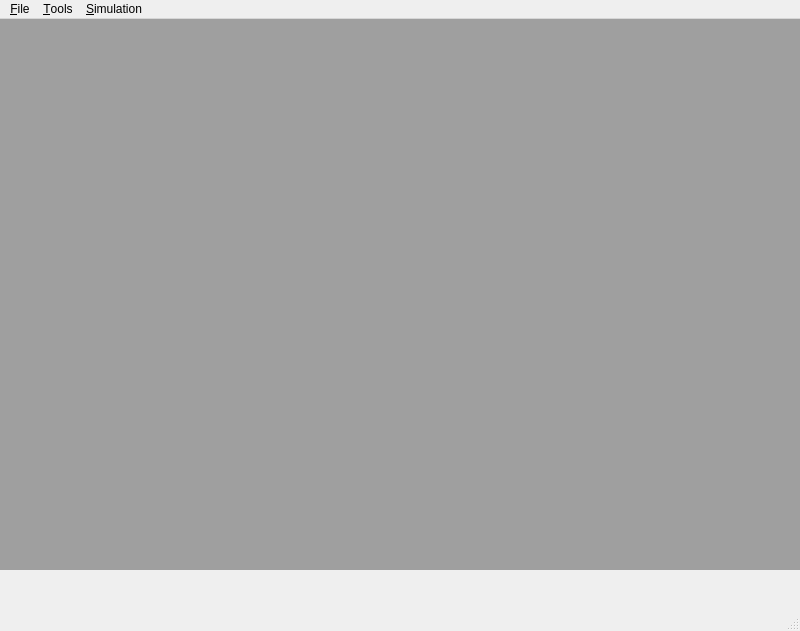
<?xml version="1.0" encoding="UTF-8"?>
<ui version="4.0">
 <class>qtMainWindow</class>
 <widget class="QMainWindow" name="qtMainWindow">
  <property name="geometry">
   <rect>
    <x>0</x>
    <y>0</y>
    <width>800</width>
    <height>631</height>
   </rect>
  </property>
  <property name="windowTitle">
   <string>TGSDP - Traffic Generator Using SDP</string>
  </property>
  <widget class="QWidget" name="centralwidget">
   <widget class="QMdiArea" name="mdiArea">
    <property name="geometry">
     <rect>
      <x>0</x>
      <y>0</y>
      <width>801</width>
      <height>551</height>
     </rect>
    </property>
   </widget>
  </widget>
  <widget class="QMenuBar" name="menubar">
   <property name="geometry">
    <rect>
     <x>0</x>
     <y>0</y>
     <width>800</width>
     <height>23</height>
    </rect>
   </property>
   <widget class="QMenu" name="menu_File">
    <property name="title">
     <string>&amp;File</string>
    </property>
    <addaction name="action_Load_XML"/>
    <addaction name="action_Send_and_Init"/>
    <addaction name="separator"/>
    <addaction name="action_Quit"/>
   </widget>
   <widget class="QMenu" name="menu_Tools">
    <property name="title">
     <string>&amp;Tools</string>
    </property>
    <addaction name="action_Visualiser"/>
    <addaction name="separator"/>
    <addaction name="actionInspect_SpinConf"/>
   </widget>
   <widget class="QMenu" name="menu_Simulation">
    <property name="title">
     <string>&amp;Simulation</string>
    </property>
    <addaction name="actionSet_Tick"/>
    <addaction name="actionStart"/>
    <addaction name="actionStop"/>
   </widget>
   <addaction name="menu_File"/>
   <addaction name="menu_Tools"/>
   <addaction name="menu_Simulation"/>
  </widget>
  <widget class="QStatusBar" name="statusbar"/>
  <action name="action_Load_XML">
   <property name="text">
    <string>&amp;Load XML (graph)</string>
   </property>
  </action>
  <action name="action_Quit">
   <property name="text">
    <string>&amp;Quit</string>
   </property>
  </action>
  <action name="action_Visualiser">
   <property name="text">
    <string>&amp;Visualiser</string>
   </property>
  </action>
  <action name="action_Send_and_Init">
   <property name="text">
    <string>&amp;Send and Init</string>
   </property>
  </action>
  <action name="actionInspect_SpinConf">
   <property name="text">
    <string>Inspect SpinConf</string>
   </property>
  </action>
  <action name="actionSet_Tick">
   <property name="text">
    <string>Set Tick</string>
   </property>
  </action>
  <action name="actionStart">
   <property name="text">
    <string>Start</string>
   </property>
  </action>
  <action name="actionStop">
   <property name="enabled">
    <bool>false</bool>
   </property>
   <property name="text">
    <string>Stop</string>
   </property>
  </action>
  <action name="action_Configure">
   <property name="text">
    <string>&amp;Configure</string>
   </property>
  </action>
 </widget>
 <resources/>
 <connections/>
</ui>
